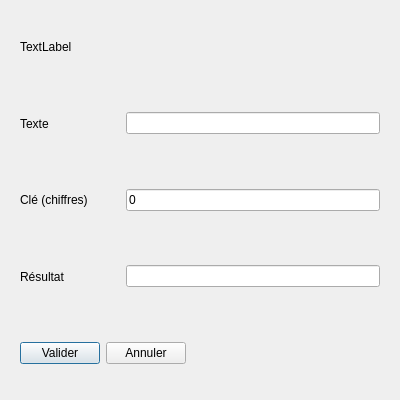
<?xml version="1.0" encoding="UTF-8"?>
<ui version="4.0">
 <class>Dialog</class>
 <widget class="QDialog" name="Dialog">
  <property name="geometry">
   <rect>
    <x>0</x>
    <y>0</y>
    <width>400</width>
    <height>400</height>
   </rect>
  </property>
  <property name="maximumSize">
   <size>
    <width>400</width>
    <height>400</height>
   </size>
  </property>
  <property name="windowTitle">
   <string>CryPtor</string>
  </property>
  <layout class="QVBoxLayout" name="verticalLayout">
   <item>
    <widget class="QFrame" name="frame">
     <property name="frameShape">
      <enum>QFrame::Shape::NoFrame</enum>
     </property>
     <property name="frameShadow">
      <enum>QFrame::Shadow::Raised</enum>
     </property>
     <layout class="QVBoxLayout" name="verticalLayout_2">
      <item>
       <widget class="QLabel" name="labTitre">
        <property name="text">
         <string>TextLabel</string>
        </property>
       </widget>
      </item>
     </layout>
    </widget>
   </item>
   <item>
    <widget class="QFrame" name="frame_5">
     <property name="frameShape">
      <enum>QFrame::Shape::NoFrame</enum>
     </property>
     <property name="frameShadow">
      <enum>QFrame::Shadow::Raised</enum>
     </property>
     <layout class="QHBoxLayout" name="horizontalLayout">
      <item>
       <widget class="QLabel" name="label">
        <property name="minimumSize">
         <size>
          <width>100</width>
          <height>0</height>
         </size>
        </property>
        <property name="text">
         <string>Texte</string>
        </property>
       </widget>
      </item>
      <item>
       <widget class="QLineEdit" name="labTexte"/>
      </item>
     </layout>
    </widget>
   </item>
   <item>
    <widget class="QFrame" name="frame_4">
     <property name="frameShape">
      <enum>QFrame::Shape::NoFrame</enum>
     </property>
     <property name="frameShadow">
      <enum>QFrame::Shadow::Raised</enum>
     </property>
     <layout class="QHBoxLayout" name="horizontalLayout_2">
      <item>
       <widget class="QLabel" name="label_2">
        <property name="minimumSize">
         <size>
          <width>100</width>
          <height>0</height>
         </size>
        </property>
        <property name="text">
         <string>Clé (chiffres)</string>
        </property>
       </widget>
      </item>
      <item>
       <widget class="QLineEdit" name="labCle">
        <property name="text">
         <string>0</string>
        </property>
       </widget>
      </item>
     </layout>
    </widget>
   </item>
   <item>
    <widget class="QFrame" name="frame_2">
     <property name="frameShape">
      <enum>QFrame::Shape::NoFrame</enum>
     </property>
     <property name="frameShadow">
      <enum>QFrame::Shadow::Raised</enum>
     </property>
     <layout class="QHBoxLayout" name="horizontalLayout_3">
      <item>
       <widget class="QLabel" name="label_3">
        <property name="minimumSize">
         <size>
          <width>100</width>
          <height>0</height>
         </size>
        </property>
        <property name="text">
         <string>Résultat</string>
        </property>
       </widget>
      </item>
      <item>
       <widget class="QLineEdit" name="labResultat"/>
      </item>
     </layout>
    </widget>
   </item>
   <item>
    <widget class="QFrame" name="frame_3">
     <property name="frameShape">
      <enum>QFrame::Shape::NoFrame</enum>
     </property>
     <property name="frameShadow">
      <enum>QFrame::Shadow::Raised</enum>
     </property>
     <layout class="QHBoxLayout" name="horizontalLayout_4">
      <item>
       <widget class="QPushButton" name="pushValide">
        <property name="text">
         <string>Valider</string>
        </property>
       </widget>
      </item>
      <item>
       <widget class="QPushButton" name="pushAnnule">
        <property name="text">
         <string>Annuler</string>
        </property>
       </widget>
      </item>
      <item>
       <spacer name="horizontalSpacer">
        <property name="orientation">
         <enum>Qt::Orientation::Horizontal</enum>
        </property>
        <property name="sizeHint" stdset="0">
         <size>
          <width>40</width>
          <height>20</height>
         </size>
        </property>
       </spacer>
      </item>
     </layout>
    </widget>
   </item>
  </layout>
 </widget>
 <resources/>
 <connections/>
</ui>
